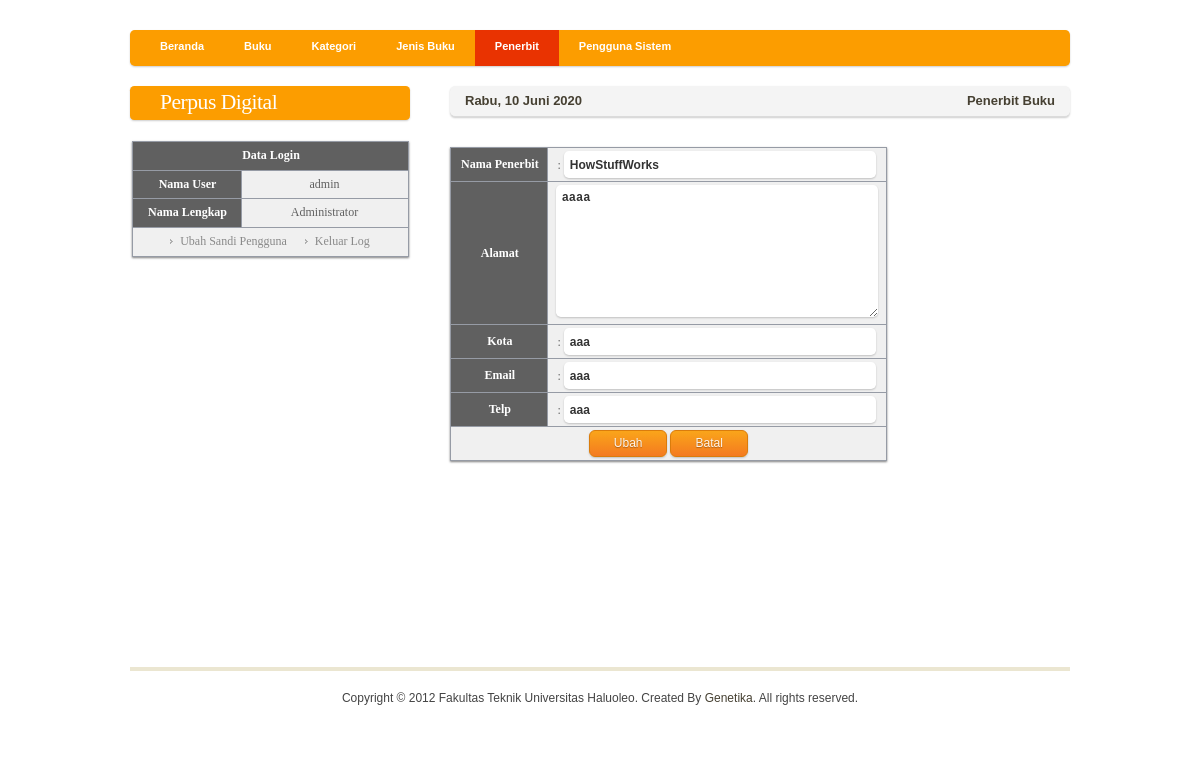
Page /admin/media.php?module=penerbit&act=edit&id=2 (signed in) on the committed database.
### tables this page shows
CREATE TABLE IF NOT EXISTS `penerbit` (
  `id_penerbit` int(11) NOT NULL AUTO_INCREMENT,
  `nama_penerbit` varchar(255) NOT NULL,
  `alamat` varchar(255) NOT NULL,
  `kota` varchar(255) NOT NULL,
  `email` varchar(255) NOT NULL,
  `telp` varchar(255) NOT NULL,
  PRIMARY KEY (`id_penerbit`)
);

### admin/modul/modPenerbit/penerbit.php (the view, shortened to what this page needs)
<?php
if (empty($_SESSION['namauser']) AND empty($_SESSION['passuser'])){
	echo "<script language=Javascript>
				javascript:document.location='login.php';
		</script>";
}
else{
$aksi="modul/modPenerbit/aksiPenerbit.php";
switch($_GET['act']){
  case "edit":
    $edit=mysql_query("SELECT * FROM penerbit WHERE id_penerbit='$_GET[id]'");
    $r=mysql_fetch_array($edit);
    echo "<form method=POST action=$aksi?module=penerbit&act=update onSubmit=\"return validasi(this)\">
          <input type=hidden name=id value='$r[id_penerbit]'>
          <table>
          <tr><th>Nama Penerbit</th>     <td> : <input class='form-input-gray' type=text id=namaPenerbit name='namaPenerbit' value='$r[nama_penerbit]'></td></tr>
          <tr><th>Alamat</th>     <td> <textarea class='formText' id=alamat name=alamat width=100 height=50>$r[alamat]</textarea></td></tr>
          <tr><th>Kota</th>     <td> : <input class='form-input-gray' type=text id=kota name='kota' value='$r[kota]'></td></tr>
          <tr><th>Email</th>     <td> : <input class='form-input-gray' type=text id=email name='email' value='$r[email]'></td></tr>
          <tr><th>Telp</th>     <td> : <input class='form-input-gray' type=text id=telp name='telp' value='$r[email]'></td></tr>
          <tr><td class='left' colspan=2><input class='button orange' type=submit value=Ubah>
                            <input type=button class='button orange' value=Batal onclick=self.history.back()></td></tr>
          </table></form>";
    break;
}
}
?>

### admin/style.css (style rules this page uses)
body { margin: 0; padding: 0; background: #FFFFFF; font-family: Arial, Helvetica, sans-serif; font-size: 12px; color: #464032; --background: -webkit-gradient(linear, left top, left bottom, from(#ccc),to(#eee)); --background: -moz-linear-gradient(top, #ccc, #eee); --filter: progid:DXImageTransform.Microsoft.gradient(startColorstr='#ccc',endColorstr='#eee'); }

### admin/buttonform.css (style rules this page uses)
.button { display: inline-block; outline: none; cursor: pointer; text-align: center; text-decoration: none; font: 12px/100% Arial, Helvetica, sans-serif; padding: .5em 2em .55em; text-shadow: 0 1px 1px rgba(0,0,0,.3); -webkit-border-radius: .5em; -moz-border-radius: .5em; border-radius: .5em; -webkit-box-shadow: 0 1px 2px rgba(0,0,0,.2); -moz-box-shadow: 0 1px 2px rgba(0,0,0,.2); box-shadow: 0 1px 2px rgba(0,0,0,.2); }
.orange { color: #fef4e9; border: solid 1px #da7c0c; background: #f78d1d; background: -webkit-gradient(linear, left top, left bottom, from(#faa51a),to(#f47a20)); background: -moz-linear-gradient(top, #faa51a, #f47a20); filter: progid:DXImageTransform.Microsoft.gradient(startColorstr='#faa51a',endColorstr='#f47a20'); }
.form-input-gray { background: #fff no-repeat; border: none; color: #333; font-size: 12px; height: 15px; padding: 6px 6px 6px 6px; width: 300px; font-weight: bold; -webkit-border-radius: .4em; -moz-border-radius: .4em; border-radius: .4em; -webkit-box-shadow: 0 1px 2px rgba(0,0,0,.2); -moz-box-shadow: 0 1px 2px rgba(0,0,0,.2); box-shadow: 0 1px 2px rgba(0,0,0,.2); }
.formText { background: #fff no-repeat; border: none; color: #333; font-size: 12px; height: 120px; padding: 6px 6px 6px 6px; width: 310px; font-weight: bold; -webkit-border-radius: .4em; -moz-border-radius: .4em; border-radius: .4em; -webkit-box-shadow: 0 1px 2px rgba(0,0,0,.2); -moz-box-shadow: 0 1px 2px rgba(0,0,0,.2); box-shadow: 0 1px 2px rgba(0,0,0,.2); }

### admin/greenblack.css (style rules this page uses)
body { color : #606060; font-family : Tahoma; font-size : 13; }
table { border-collapse : collapse; box-shadow: 0 1px 2px rgba(0,0,0,.5); }
th { background-color : #606060; padding-left : 10px; padding-right : 8px; padding-top : 3px; padding-bottom : 3px; border : 1px solid #969BA5; text-align : center; color : #FFFFFF; font-size : 13; }
td { background-color : #F0F0F0; padding-left : 8px; padding-right : 8px; padding-top : 3px; padding-bottom : 3px; border : 1px solid #969BA5; color : #606060; font-size : 13; text-align : center; }

### rows in the picture
penerbit: namaPenerbit "HowStuffWorks", alamat "aaaa", kota "aaa", email "aaa", telp "aaa"

### other values in the picture
$hari_ini "Rabu"
$tgl "10 Juni 2020"
$_SESSION['namauser'] "admin"
$_SESSION['namalengkap'] "Administrator"
